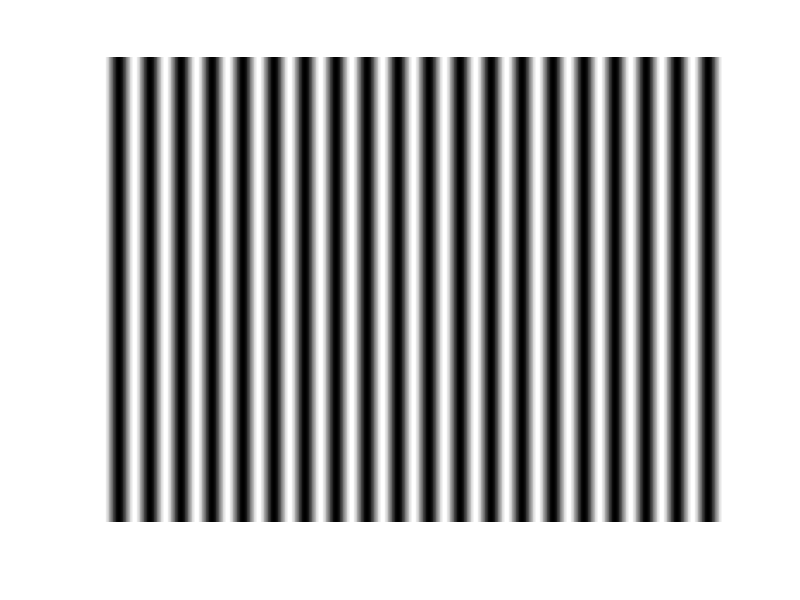
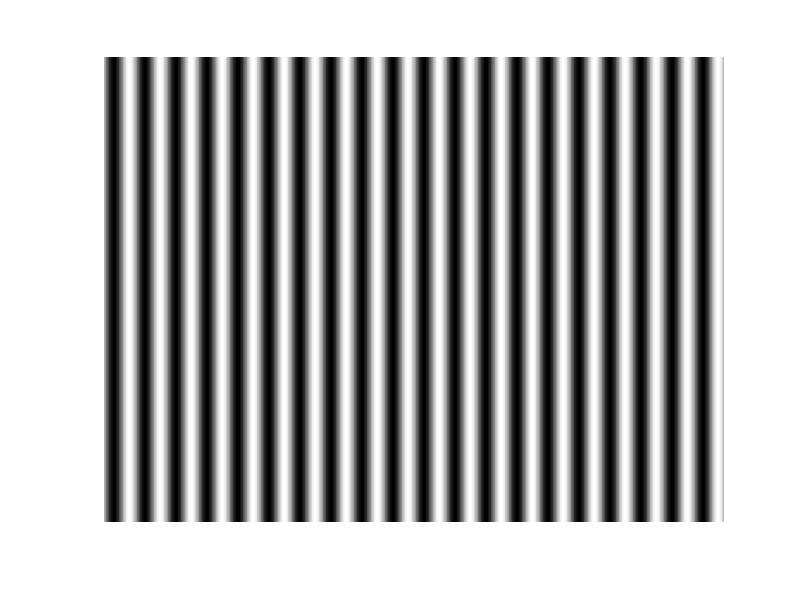
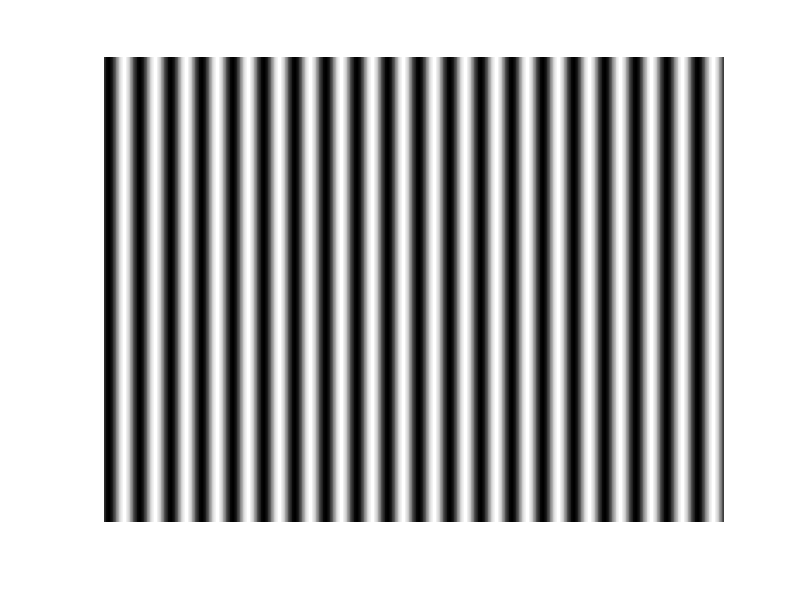
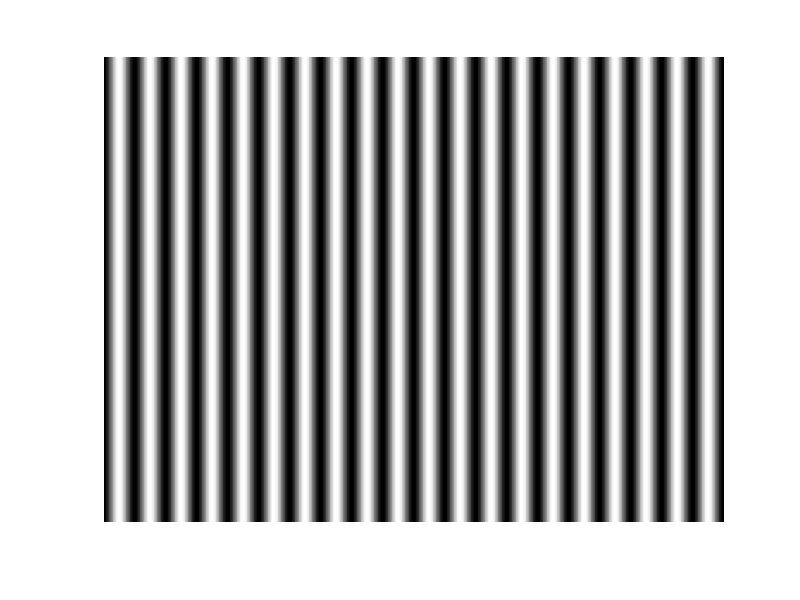

Source code (MATLAB) for these figures, in order:

clc;
clear all;

tic
Ce = cell(1,6);  
f= 20;%number of fringes across the whole image
width = 600;  
height =800; %number of pixels
 

for j=1:6
    Ce{1,j} = zeros(width,height);%generate a cell of size 1*6 with each cell contains 500*500 size matrix
    
end

for  j = 0:5 
     for k = 1:width %row number or y
          for q=1:height %column number or x
               Ce{1,j+1}(k,q) =0.5+0.5*cos(2*pi*q*f/(height)+j*pi/3); %for each i, generate 4 patterns with different phase shift 2pif/height = k as f/heigth = 1/lambda
          end  %we generated 3 sets of 4 patterns stored in cell with different fringe spacing indicated in f(i)
     end
end

 
for j=1:6
    tmp=Ce{1,j};
         
    filename=['D:\IC\Master degree\Laboratory\System Design\experiment\generate fringes\fringe',num2str(j),'.bmp'];
        
           %filename=['D:\IC\Master degree\Laboratory\System Design\experiment\generate fringes',num2str(2.^(i)+j),'.bmp']; 
  
    imwrite(tmp,filename,'bmp');
end


%fringe display
second = 15;
I1 = imread('D:\IC\Master degree\Laboratory\System Design\experiment\generate fringes\fringe1.bmp');
figure(1);
imshow(I1);

% Set up figure properties:
% Enlarge figure to full screen.
set(gcf, 'Units', 'Normalized', 'OuterPosition', [0 0 1 1]);
% Get rid of tool bar and pulldown menus that are along top of figure.
set(gcf, 'Toolbar', 'none', 'Menu', 'none');

pause(second);

I2 = imread('D:\IC\Master degree\Laboratory\System Design\experiment\generate fringes\fringe2.bmp');
figure(2);
imshow(I2);

% Set up figure properties:
% Enlarge figure to full screen.
set(gcf, 'Units', 'Normalized', 'OuterPosition', [0 0 1 1]);
% Get rid of tool bar and pulldown menus that are along top of figure.
set(gcf, 'Toolbar', 'none', 'Menu', 'none');
pause(second);

I3 = imread('D:\IC\Master degree\Laboratory\System Design\experiment\generate fringes\fringe3.bmp');
figure(3);
imshow(I3);

% Set up figure properties:
% Enlarge figure to full screen.
set(gcf, 'Units', 'Normalized', 'OuterPosition', [0 0 1 1]);
% Get rid of tool bar and pulldown menus that are along top of figure.
set(gcf, 'Toolbar', 'none', 'Menu', 'none');
pause(second);

I4 = imread('D:\IC\Master degree\Laboratory\System Design\experiment\generate fringes\fringe4.bmp');
figure(4);
imshow(I4);

% Set up figure properties:
% Enlarge figure to full screen.
set(gcf, 'Units', 'Normalized', 'OuterPosition', [0 0 1 1]);
% Get rid of tool bar and pulldown menus that are along top of figure.
set(gcf, 'Toolbar', 'none', 'Menu', 'none');
pause(second);

I5 = imread('D:\IC\Master degree\Laboratory\System Design\experiment\generate fringes\fringe5.bmp');
figure(5);
imshow(I5);

% Set up figure properties:
% Enlarge figure to full screen.
set(gcf, 'Units', 'Normalized', 'OuterPosition', [0 0 1 1]);
% Get rid of tool bar and pulldown menus that are along top of figure.
set(gcf, 'Toolbar', 'none', 'Menu', 'none');
pause(second);

I6 = imread('D:\IC\Master degree\Laboratory\System Design\experiment\generate fringes\fringe6.bmp');
figure(6);
imshow(I6);

% Set up figure properties:
% Enlarge figure to full screen.
set(gcf, 'Units', 'Normalized', 'OuterPosition', [0 0 1 1]);
% Get rid of tool bar and pulldown menus that are along top of figure.
set(gcf, 'Toolbar', 'none', 'Menu', 'none');
pause(second);
toc